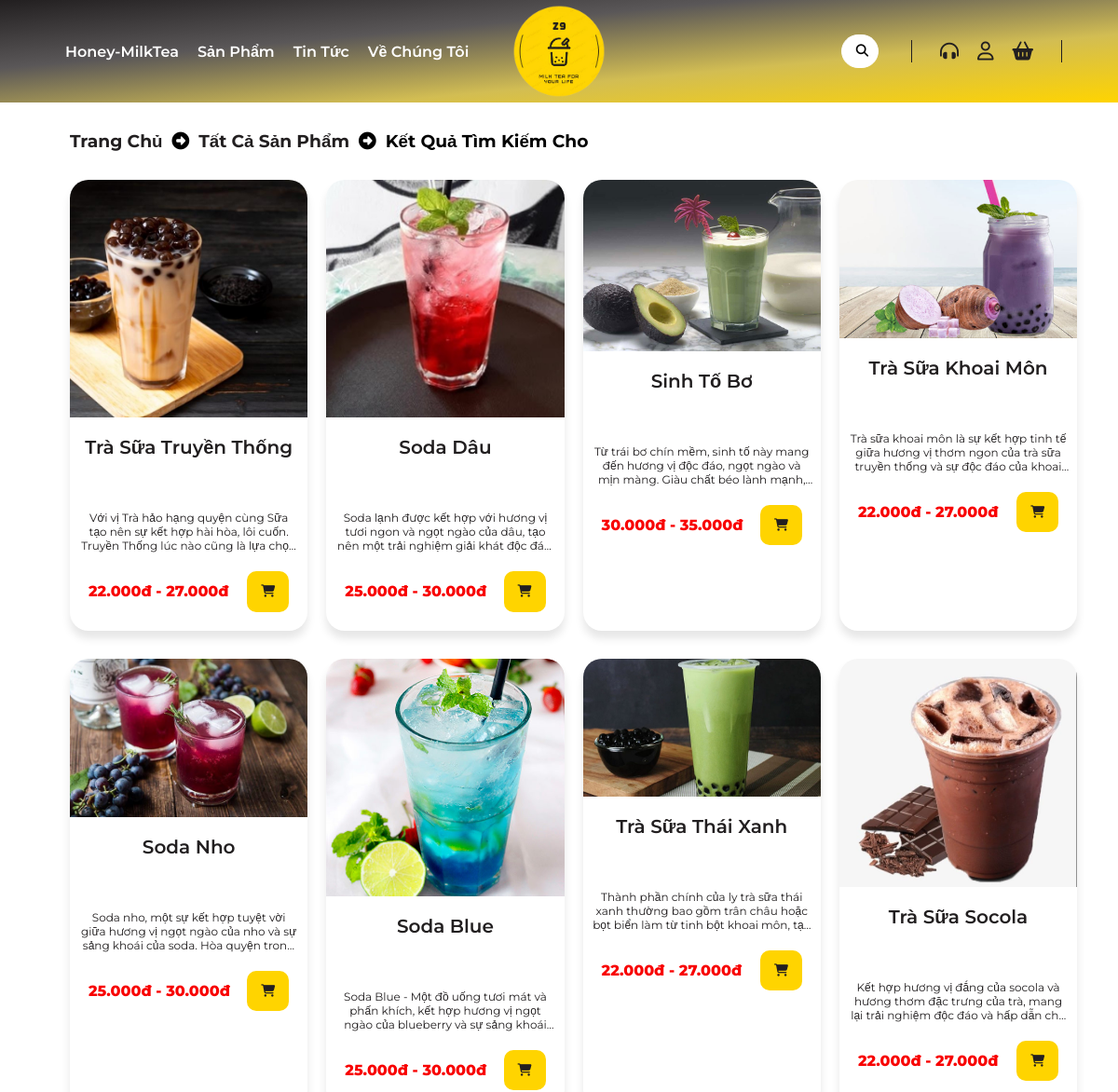
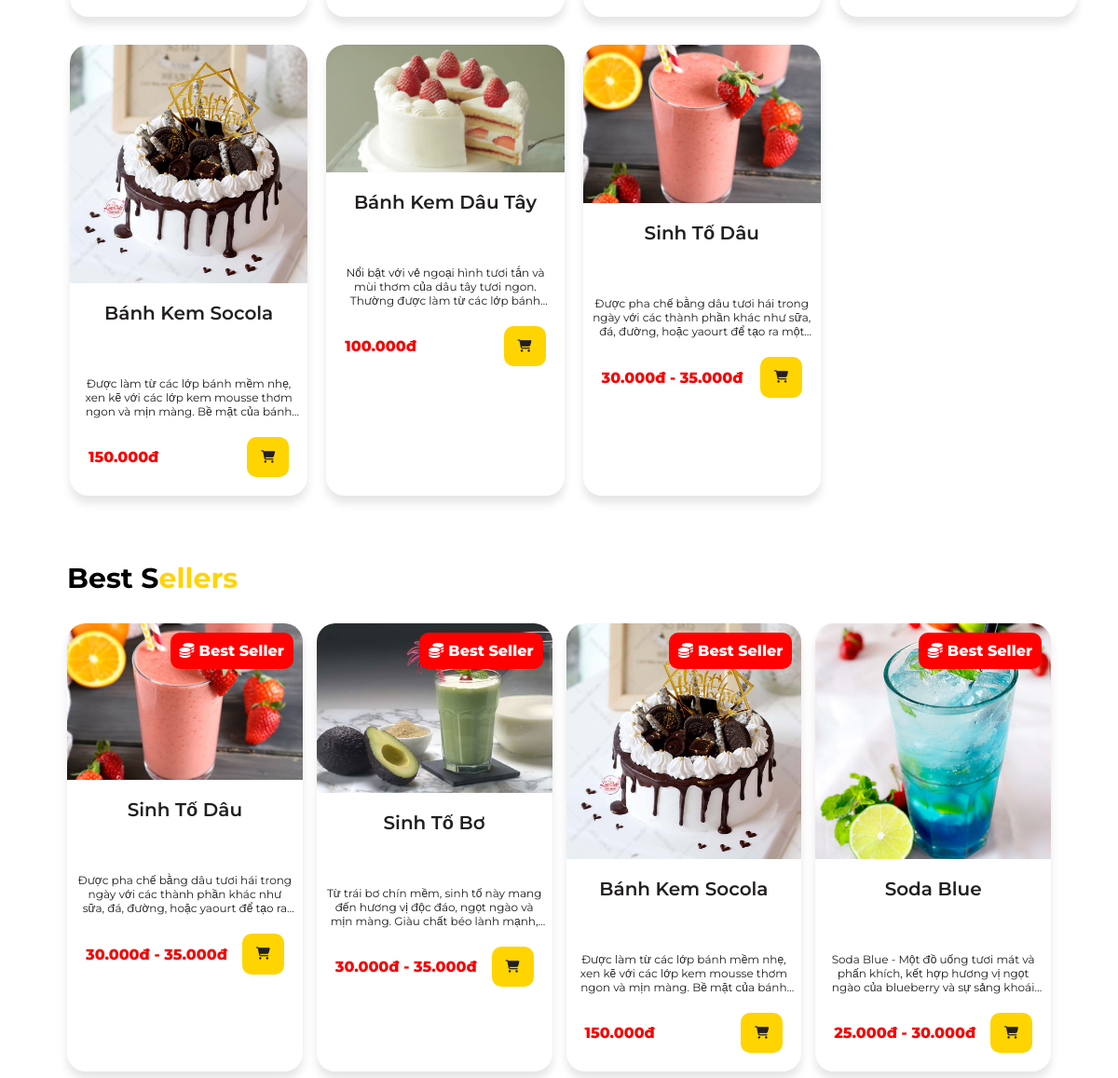
Screenshot of /search.php with the database file from the repository (2 pictures, top to bottom).
### tables this page shows
CREATE TABLE `products` (
  `product_id` varchar(10) NOT NULL,
  `category_id` varchar(10) DEFAULT NULL,
  `product_name` varchar(255) NOT NULL,
  `product_img` varchar(255) DEFAULT NULL,
  `product_des` text DEFAULT NULL,
  `create_time` timestamp NOT NULL DEFAULT current_timestamp() ON UPDATE current_timestamp()
);

### search.php (the view, shortened to what this page needs)
<link rel="stylesheet" href="css/style.css">
<link rel="stylesheet" href="https://cdnjs.cloudflare.com/ajax/libs/font-awesome/6.5.1/css/all.min.css" />
<link rel="stylesheet" href="css/custom-scrol.css">
<?php
include "./public/header.php";
?>
<div class="container-list-product">
    <h3 class="link-nav-page">
        <p><a href="index.php">Trang Chủ</a></p> <i class="fa-solid fa-circle-right"></i>
        <p><a href="show-list-item.php">Tất Cả Sản Phẩm</a></p> <i class="fa-solid fa-circle-right"></i>
        <p>Kết Quả Tìm Kiếm Cho <span class="value-search-txt"><?php echo isset($_GET['search']) ? htmlspecialchars($_GET['search']) : ''; ?></span></p>
    </h3>
    <div class="container-content-list-product">
        <div class="list-product-all-item">
            <?php
            $servername = "localhost";
            $username = "root";
            $password = "";
            $dbname = "z9milktea";
            $conn = new mysqli($servername, $username, $password, $dbname);
            $searchKeyword = isset($_GET['search']) ? $_GET['search'] : '';
            $sql = "SELECT products.*, categorys.category_name FROM products
            LEFT JOIN categorys ON products.category_id = categorys.category_id
            WHERE products.product_name LIKE '%$searchKeyword%' OR categorys.category_name LIKE '%$searchKeyword%'";
            $result = $conn->query($sql);
            if ($result !== false && $result->num_rows > 0) {
                while ($row = $result->fetch_assoc()) {
                    echo '<div class="product-item">';
                    echo '<a href="show-detail.php?product_id=' . $row['product_id'] . '" class="container-img">';
                    echo "<img class='product-img' src='admin/productAD/uploads/" . htmlspecialchars($row['product_img']) . "' alt='Image of " . htmlspecialchars($row["product_name"]) . "'>";
                    echo '</a>';
                    echo '<p class="product-name">' . $row['product_name'] . '</p>';
                    echo '<div class="product-des">' . $row['product_des'] . '</div>';
                    $productId = $row['product_id'];
                    echo '<div class="product-action">';
                    echo '<div class="product-price">';
                    $productInfoSql = $conn->prepare("SELECT p.*, GROUP_CONCAT(ps.product_price ORDER BY ps.size_id SEPARATOR ' - ') AS size_prices
                        FROM products p
                        LEFT JOIN product_sizes ps ON p.product_id = ps.product_id
                        WHERE p.product_id = ?");
                    $productInfoSql->bind_param("s", $productId);
                    $productInfoSql->execute();
                    $productInfoResult = $productInfoSql->get_result();
                    if ($productInfoResult->num_rows > 0) {
                        $productInfo = $productInfoResult->fetch_assoc();
                        echo !empty($productInfo['size_prices']) ? $productInfo['size_prices'] : $productInfo['product_price'];
                    }
                    echo '</div>';
                    echo '<div class="action-add">';
                    echo '<button type="submit" class="add-to-cart">';
                    echo '<i class="fa-solid fa-cart-shopping"></i>';
                    echo '</button>';
                    echo '</div>';
                    echo '</div>';
                    echo '</div>';
                }
            } else {
                echo "Không có sản phẩm phù hợp.";
            }
            ?>
        </div>
    </div>
</div>
<div class="contianer-sallers">
    <section class="new-item">
        <div class="top-new-items">
            <h1>Best S<span>ellers</span></h1>
        </div>
        <div class="product-list">
            <?php
            include "./public/best-sale.php";
            ?>
        </div>
    </section>
</div>

### public/best-sale.php (shortened to what this page needs)
<?php
$servername = "localhost";
$username = "root";
$password = "";
$dbname = "z9milktea";
$conn = new mysqli($servername, $username, $password, $dbname);
$sql = "SELECT od.order_info
        FROM order_des od
        INNER JOIN orders o ON od.orders_id = o.orders_id
        WHERE od.order_info LIKE '%<strong>%' AND o.delivery_status_id = 4";
$result = $conn->query($sql);
if ($result->num_rows > 0) {
    $quantityMap = array();
    while ($row = $result->fetch_assoc()) {
        preg_match_all('/<strong>(.*?)<\/strong>.*?SL:\s*([0-9]+)/', $row['order_info'], $matches, PREG_SET_ORDER);
        foreach ($matches as $match) {
            $productName = strip_tags($match[1]);
            $quantity = (int) $match[2];
            if (isset($quantityMap[$productName])) {
                $quantityMap[$productName] += $quantity;
            } else {
                $quantityMap[$productName] = $quantity;
            }
        }
    }
    arsort($quantityMap);
    $topProducts = array_slice($quantityMap, 0, 4);
    foreach ($topProducts as $productName => $quantity) {
        $productInfoSql = $conn->prepare("SELECT p.*, GROUP_CONCAT(ps.product_price ORDER BY ps.size_id SEPARATOR ' - ') AS size_prices
                            FROM products p
                            LEFT JOIN product_sizes ps ON p.product_id = ps.product_id
                            WHERE p.product_name = ?");
        $productInfoSql->bind_param("s", $productName);
        $productInfoSql->execute();
        $productInfoResult = $productInfoSql->get_result();
        if ($productInfoResult->num_rows > 0) {
            $productInfo = $productInfoResult->fetch_assoc();
            echo '<div class="product-item">';
            echo '<a href="show-detail.php?product_id=' . $productInfo['product_id'] . '" class="container-img">';
            echo "<img class='product-img' src='admin/productAD/uploads/" . htmlspecialchars($productInfo['product_img']) . "' alt='Image of " . htmlspecialchars($productName) . "'>";
            echo '</a>';
            echo '<p class="product-name">' . $productName . '</p>';
            echo '<div class="product-des">' . $productInfo['product_des'] . '</div>';
            echo '<p class="hot-filter"><i class="fa-solid fa-coins"></i>Best Seller</p>';
            echo '<div class="product-action">';
            echo '<div class="product-price">';
            echo !empty($productInfo['size_prices']) ? $productInfo['size_prices'] : $productInfo['product_price'];
            echo '</div>';
            echo '<div class="action-add">';
            echo '<button type="submit" class="add-to-cart">';
            echo '<i class="fa-solid fa-cart-shopping"></i>';
            echo '</button>';
            echo '</div>';
            echo '</div>';
            echo '</div>';
        }
    }
} else {
    echo "Không có sản phẩm nào bán chạy!!!";
}
?>

### css/style.css (style rules this page uses)
a, li { list-style: none; text-decoration: none; }
.new-item { margin-top: 40px; }
.top-new-items { display: flex; justify-content: space-between; align-items: center; }
.top-new-items h1 { font-size: 30px; }
.top-new-items h1 span { color: #FFD400; }
.product-list { margin: 30px 0; display: flex; gap: 15px; }
.product-item { width: 25%; box-shadow: 0 8px 10px 0 rgb(0 0 0 / 10%); overflow: hidden; position: relative; border-radius: 20px; }
.container-img { width: 100%; height: auto; }
.product-img { width: 100%; overflow: hidden; transition: all 0.3s ease-in-out; cursor: pointer; }
.product-name { text-align: center; font-size: 20px; font-weight: 600; color: #221F20; overflow: hidden; display: -webkit-box; -webkit-line-clamp: 2; -webkit-box-orient: vertical; margin: 20px 0 30px 0; transition: all ease-in-out 0.3s; min-height: 32px; height: 50px; }
.product-des { color: #221F20; overflow: hidden; display: -webkit-box; -webkit-line-clamp: 3; -webkit-box-orient: vertical; font-size: 12px; padding: 0px 10px; text-align: center; }
.product-action { display: flex; justify-content: space-between; margin: 20px 20px; align-items: center; }
.product-price { color: #f80000; font-weight: 800; }
.add-to-cart { padding: 15px; background-color: #FFD400; color: #221F20; border: none; border-radius: 10px; cursor: pointer; transition: all ease-in-out 0.3s; }
.hot-filter { font-weight: 800; color: #fff; border-radius: 10px; padding: 10px; right: 10px; top: 10px; background-color: red; position: absolute; pointer-events: none; }

### search.php (style rules this page uses)
.container-content-list-product { margin: 0px 20px 0px 20px; }
.list-product-all-item { display: flex; flex-wrap: wrap; justify-content: flex-start; margin-right: -55px; margin-left: -15px; }
.list-product-all-item .product-item { width: 23%; margin: 0px 10px 30px 10px; }
.container-list-product { width: 90%; margin: 0px auto; }
.link-nav-page { display: flex; gap: 10px; align-items: center; margin: 20px auto; padding: 10px 15px; position: relative; }
.link-nav-page a { position: relative; transition: all ease-in-out 0.3s; padding: 10px 0; color: #221F20; }
.link-nav-page a::after { content: ""; position: absolute; bottom: 0; left: 50%; width: 0; height: 2px; background-color: #221F20; transition: all ease-in-out 0.3s; transform: translateX(-50%); }
.contianer-sallers { width: 88%; margin: 0px auto; }

### rows the page displays
products: product_img (picture), product_name "Trà Sữa Truyền Thống", product_des "Với vị Trà hảo hạng quyện cùng Sữa tạo nên sự kết hợp hài hòa, lôi cuốn. Truyền Thống lúc nào cũng là lựa…", size_prices "22.000đ - 27.000đ"
products: product_img (picture), product_name "Soda Dâu", product_des "Soda lạnh được kết hợp với hương vị tươi ngon và ngọt ngào của dâu, tạo nên một trải nghiệm giải khát độc…", size_prices "25.000đ - 30.000đ"
products: product_img (picture), product_name "Sinh Tố Bơ", product_des "Từ trái bơ chín mềm, sinh tố này mang đến hương vị độc đáo, ngọt ngào và mịn màng. Giàu chất béo lành…", size_prices "30.000đ - 35.000đ", productName "Sinh Tố Bơ"
products: product_img (picture), product_name "Trà Sữa Khoai Môn", product_des "Trà sữa khoai môn là sự kết hợp tinh tế giữa hương vị thơm ngon của trà sữa truyền thống và sự độc đáo của…", size_prices "22.000đ - 27.000đ"
products: product_img (picture), product_name "Soda Nho", product_des "Soda nho, một sự kết hợp tuyệt vời giữa hương vị ngọt ngào của nho và sự sảng khoái của soda. Hòa quyện…", size_prices "25.000đ - 30.000đ"
products: product_img (picture), product_name "Soda Blue", product_des "Soda Blue - Một đồ uống tươi mát và phấn khích, kết hợp hương vị ngọt ngào của blueberry và sự sảng…", size_prices "25.000đ - 30.000đ", productName "Soda Blue"
products: product_img (picture), product_name "Trà Sữa Thái Xanh", product_des "Thành phần chính của ly trà sữa thái xanh thường bao gồm trân châu hoặc bọt biển làm từ tinh bột khoai môn,…", size_prices "22.000đ - 27.000đ"
products: product_img (picture), product_name "Trà Sữa Socola", product_des "Kết hợp hương vị đắng của socola và hương thơm đặc trưng của trà, mang lại trải nghiệm độc đáo và hấp dẫn…", size_prices "22.000đ - 27.000đ"
products: product_img (picture), product_name "Bánh Kem Socola", product_des "Được làm từ các lớp bánh mềm nhẹ, xen kẽ với các lớp kem mousse thơm ngon và mịn màng. Bề mặt của…", size_prices "150.000đ", productName "Bánh Kem Socola"
products: product_img (picture), product_name "Bánh Kem Dâu Tây", product_des "Nổi bật với vẻ ngoại hình tươi tắn và mùi thơm của dâu tây tươi ngon. Thường được làm từ các lớp…", size_prices "100.000đ"
products: product_img (picture), product_name "Sinh Tố Dâu", product_des "Được pha chế bằng dâu tươi hái trong ngày với các thành phần khác như sữa, đá, đường, hoặc yaourt để tạo ra…", size_prices "30.000đ - 35.000đ", productName "Sinh Tố Dâu", product_des "Được pha chế bằng dâu tươi hái trong ngày với các thành phần khác như sữa, đá, đường, hoặc yaourt để tạo…"
